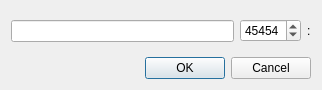
<?xml version="1.0" encoding="UTF-8"?>
<ui version="4.0">
 <class>UdpForwardDialog</class>
 <widget class="QDialog" name="UdpForwardDialog">
  <property name="geometry">
   <rect>
    <x>0</x>
    <y>0</y>
    <width>322</width>
    <height>90</height>
   </rect>
  </property>
  <property name="windowTitle">
   <string>Dialog</string>
  </property>
  <layout class="QVBoxLayout" name="verticalLayout">
   <item>
    <layout class="QHBoxLayout" name="horizontalLayout">
     <item>
      <widget class="QLineEdit" name="address">
       <property name="minimumSize">
        <size>
         <width>200</width>
         <height>0</height>
        </size>
       </property>
      </widget>
     </item>
     <item>
      <widget class="QSpinBox" name="port">
       <property name="maximum">
        <number>65535</number>
       </property>
       <property name="value">
        <number>45454</number>
       </property>
      </widget>
     </item>
     <item>
      <widget class="QLabel" name="label">
       <property name="text">
        <string>:</string>
       </property>
      </widget>
     </item>
    </layout>
   </item>
   <item>
    <widget class="QDialogButtonBox" name="buttonBox">
     <property name="orientation">
      <enum>Qt::Horizontal</enum>
     </property>
     <property name="standardButtons">
      <set>QDialogButtonBox::Cancel|QDialogButtonBox::Ok</set>
     </property>
    </widget>
   </item>
  </layout>
 </widget>
 <resources/>
 <connections>
  <connection>
   <sender>buttonBox</sender>
   <signal>accepted()</signal>
   <receiver>UdpForwardDialog</receiver>
   <slot>accept()</slot>
   <hints>
    <hint type="sourcelabel">
     <x>263</x>
     <y>80</y>
    </hint>
    <hint type="destinationlabel">
     <x>157</x>
     <y>89</y>
    </hint>
   </hints>
  </connection>
  <connection>
   <sender>buttonBox</sender>
   <signal>rejected()</signal>
   <receiver>UdpForwardDialog</receiver>
   <slot>reject()</slot>
   <hints>
    <hint type="sourcelabel">
     <x>312</x>
     <y>80</y>
    </hint>
    <hint type="destinationlabel">
     <x>286</x>
     <y>89</y>
    </hint>
   </hints>
  </connection>
 </connections>
</ui>
